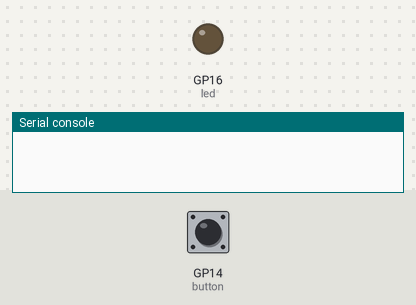
This program was run on a simulated Raspberry Pi Pico running MicroPython. Shown: output pins drawn as LEDs (lit = HIGH), the last lines printed to the serial console. The test bench sets the inputs (shaded band); at power-on: GP14 (button) LOW.

Above: at 1.2 s.
1.3 s: GP14 (button) pulled HIGH for 3.2 s
At 5.0 s:
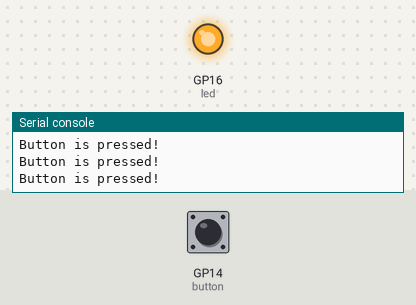
6.0 s: GP14 (button) pulled HIGH for 0.15 s
At 6.3 s:
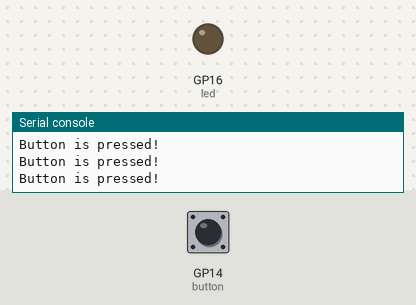
Timing chart, 0 to 9.0 s (numbered marks = the images above; inputs shaded):
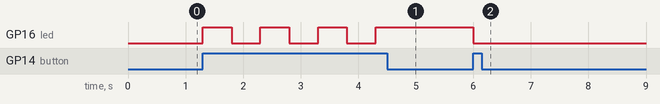

The program:

button.py
```python
################################
# Button interface with the RPi Pico
# Author: Dharmendra Kumar Yadav
################################
from machine import Pin
import time

led = Pin(16, Pin.OUT) #set GP16 as OUTPUT pin
button = Pin(14, Pin.IN,Pin.PULL_DOWN) #set GP14 as OUTPUT pin

while True:
    if button.value():
        print("Button is pressed!")
        led.toggle()
        time.sleep(0.5)
```

Measured:
- after the input at 1.3 s, GP16 (led): alternates HIGH for 0.50 s and LOW for 0.50 s, 7 changes in all, then stays HIGH, starting at once
- after the input at 6.0 s, GP16 (led): HIGH → LOW at once
